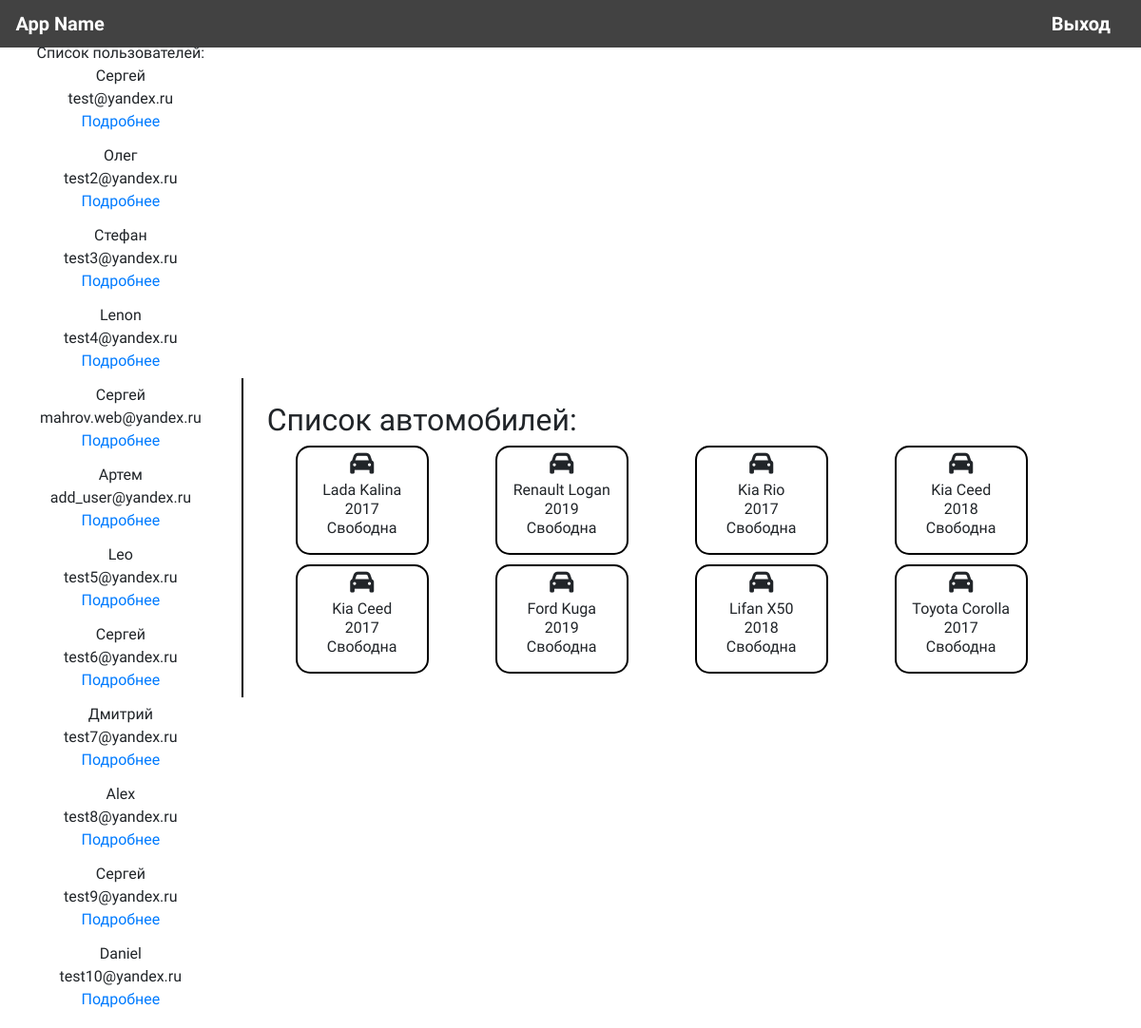
The app's page /welcome/ (signed in) with its own data.
### cars_rent_app/models.py (models this page shows, shortened)
class User(AbstractUser):
    USERNAME_FIELD = 'email'
    REQUIRED_FIELDS = []
    username = models.CharField(max_length=100, null=True, blank=True)
    first_name = models.CharField('Имя', max_length=100)
    email = models.EmailField('Email', max_length=100, unique=True)
    language = models.ForeignKey(
        Language, models.SET_NULL, null=True)
    def get_user_cars(self):
        return self.cars.all()

class Car(models.Model):
    name = models.TextField('Название автомобиля', default='{"eng": "", "rus": ""}')
    year_of_issue = models.DateField('Дата выпуска')
    add_date = models.DateField('Дата добавления', auto_now_add=True)
    status = models.BooleanField('Машина занята?', default=False)
    renter = models.ForeignKey(User, models.SET_NULL, blank=True, null=True, related_name='cars')
    @staticmethod
    def get_cars(user_object, get_my_cars=False):
        user_lang = user_object.language
        if get_my_cars:
            cars = user_object.get_user_cars()
        else:
            cars = Car.objects.all()
        cars_list = list()
        for car in cars:
            try:
                car_name = json.loads(car.name)[f'{user_lang}']
            except KeyError:
                car_name = json.loads(car.name)['eng']
            car.name = car_name
            car.year_of_issue = car.year_of_issue.strftime("%Y")
            cars_list.append(car)
        return cars_list

### cars_rent_app/views.py (the view)
# urls.py: path('welcome/', views.welcome, name='welcome'),
@login_required
def welcome(request):
    superuser = request.user.is_superuser
    user = request.user
    cars_list = Car.get_cars(user)
    user_cars = Car.get_cars(user, get_my_cars=True)
    if superuser:
        user_list = User.objects.filter(is_staff=False)
    return render(request, 'cars_rent_app/welcome.html', {
        'superuser': superuser,
        'cars_list': cars_list,
        'user_cars': user_cars,
        'user_list': user_list if superuser else None,
        'user': user if not superuser else None
    })

### cars_rent_app/templates/cars_rent_app/welcome.html (shortened to what this page needs)
<!doctype html>
<html lang="ru">
<head>
    {%  include 'cars_rent_app/links.html' %}
    {% load crispy_forms_tags %}
</head>
<body>
    {%  include 'cars_rent_app/menu.html' %}
    <div class="my-container">
        <div class="user-data">
            {% if superuser %}
                <span>Список пользователей:</span> <br>
                {% for user in user_list %}
                    <span>{{ user.first_name }}</span><br>
                    <span>{{ user.email }}</span><br>
                    <a href="/user_info/{{user.pk}}">Подробнее</a><br><br>
                {% endfor %}
            {% else %}
                <i class="fa fa-user-circle-o" aria-hidden="true" style="font-size: 40px;"></i><br>
                <span style="font-size: 20px;">{{ user.first_name }}</span><br>
                <span style="font-size: 14px;">{{ user.email }}</span>
            {% endif %}
        </div>
        <div class="cars">
            <h2 style="text-align: left;">Список автомобилей:</h2>
                <form action="/rent_car/" method="POST">
                    <div class="car-container">
                        {% for car in cars_list %}
                            <div class="car">
                                <i class="fas fa-car" style="font-size: 25px;"></i><br>
                                <span>{{ car.name }}</span><br>
                                <span>{{ car.year_of_issue }}</span><br>
                                {% if not superuser %}
                                    {% if not car.status %}
                                        <button class="little-button" type="submit" name="car" value="{{ car.pk }}">Арендовать</button>
                                    {% else %}
                                        <span style="color: brown;">Занято</span>
                                    {% endif %}
                                {% else %}
                                    <span>
                                        {% if not car.status %}
                                            Свободна
                                        {% else %}
                                            Арендована
                                        {% endif %}
                                    </span>
                                {% endif %}
                            </div>
                        {% endfor %}
                    </div>
                </form>
        </div>
    </div>
</body>
</html>

### cars_rent_app/templates/cars_rent_app/links.html (shortened to what this page needs)
<link rel="stylesheet" href="https://stackpath.bootstrapcdn.com/bootstrap/4.3.1/css/bootstrap.min.css">
<link rel="stylesheet" href="/static/stylesheet.css">

### cars_rent_app/templates/cars_rent_app/menu.html
<div class="menu">
    <div class="menu-element">
        <span>App Name</span>
    </div>
    <div class="menu-element w-100">
    </div>
    <div class="menu-element">
        <a class="menu-link" href="/logout/">Выход</a>
    </div>
</div>

### cars_rent_app/static/stylesheet.css (style rules this page uses)
html { height: 100%; }
body { font-family: 'Comfortaa', cursive; display: flex; flex-direction: column; min-height: 100%; margin: 0; }
.menu { height: 50px; display: flex; background-color: #000000bd; color: white; font-size: 20px; font-weight: bold; }
.menu-element { width: 160px; display: flex; justify-content: center; align-items: center; }
.my-container { text-align: center; display: flex; flex-grow: 1; justify-content: center; align-items: center; margin: 0; width: 100%; }
.user-data { display: flex; flex-direction: column; width: 300px; height: 100%; line-height: 12px; margin: 0 10px; }
.cars { display: flex; flex-direction: column; width: 100%; height: 100%; padding: 25px; line-height: 12px; border-left: 2px solid black; }
.car-container { display: grid; grid-template-columns: 200px 200px 200px 200px; justify-items: center; grid-gap: 10px; }
.car { display: flex; flex-direction: column; height: 115px; width: 140px; border: 2px solid black; border-radius: 15px; line-height: 10px; padding: 5px; }
.menu-link { color: white; font-size: 20px; font-weight: bold; }

### records on screen
User: first_name "Сергей", email "test@yandex.ru"
User: first_name "Олег", email "test2@yandex.ru"
User: first_name "Стефан", email "test3@yandex.ru"
User: first_name "Lenon", email "test4@yandex.ru"
User: first_name "Сергей", email "mahrov.web@yandex.ru"
User: first_name "Артем", email "add_user@yandex.ru"
User: first_name "Leo", email "test5@yandex.ru"
User: first_name "Сергей", email "test6@yandex.ru"
User: first_name "Дмитрий", email "test7@yandex.ru"
User: first_name "Alex", email "test8@yandex.ru"
User: first_name "Сергей", email "test9@yandex.ru"
User: first_name "Daniel", email "test10@yandex.ru"
Car: name "Lada Kalina", year_of_issue "2017", status "Свободна"
Car: name "Renault Logan", year_of_issue "2019", status "Свободна"
Car: name "Kia Rio", year_of_issue "2017", status "Свободна"
Car: name "Kia Ceed", year_of_issue "2018", status "Свободна"
Car: name "Kia Ceed", year_of_issue "2017", status "Свободна"
Car: name "Ford Kuga", year_of_issue "2019", status "Свободна"
Car: name "Lifan X50", year_of_issue "2018", status "Свободна"
Car: name "Toyota Corolla", year_of_issue "2017", status "Свободна"
